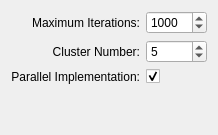
                     <widget class="QWidget" name="page_5">
                      <layout class="QVBoxLayout" name="verticalLayout_22">
                       <item>
                        <layout class="QGridLayout" name="gridLayout_4">
                         <item row="0" column="0">
                          <widget class="QLabel" name="label_11">
                           <property name="text">
                            <string>Maximum Iterations:</string>
                           </property>
                           <property name="alignment">
                            <set>Qt::AlignRight|Qt::AlignTrailing|Qt::AlignVCenter</set>
                           </property>
                          </widget>
                         </item>
                         <item row="0" column="1">
                          <widget class="QSpinBox" name="qrsSetKMaxIterSpinBox">
                           <property name="maximum">
                            <number>10000</number>
                           </property>
                           <property name="value">
                            <number>1000</number>
                           </property>
                          </widget>
                         </item>
                         <item row="1" column="0">
                          <widget class="QLabel" name="label_12">
                           <property name="text">
                            <string>Cluster Number:</string>
                           </property>
                           <property name="alignment">
                            <set>Qt::AlignRight|Qt::AlignTrailing|Qt::AlignVCenter</set>
                           </property>
                          </widget>
                         </item>
                         <item row="1" column="1">
                          <widget class="QSpinBox" name="qrsSetKClusterNumSpinBox">
                           <property name="value">
                            <number>5</number>
                           </property>
                          </widget>
                         </item>
                         <item row="3" column="0">
                          <spacer name="verticalSpacer_4">
                           <property name="orientation">
                            <enum>Qt::Vertical</enum>
                           </property>
                           <property name="sizeHint" stdset="0">
                            <size>
                             <width>20</width>
                             <height>40</height>
                            </size>
                           </property>
                          </spacer>
                         </item>
                         <item row="2" column="0">
                          <widget class="QLabel" name="label_15">
                           <property name="text">
                            <string>Parallel Implementation:</string>
                           </property>
                           <property name="alignment">
                            <set>Qt::AlignRight|Qt::AlignTrailing|Qt::AlignVCenter</set>
                           </property>
                          </widget>
                         </item>
                         <item row="2" column="1">
                          <widget class="QCheckBox" name="qrsSetKMeansParallelCheckBox">
                           <property name="text">
                            <string/>
                           </property>
                           <property name="checked">
                            <bool>true</bool>
                           </property>
                          </widget>
                         </item>
                        </layout>
                       </item>
                      </layout>
                     </widget>
